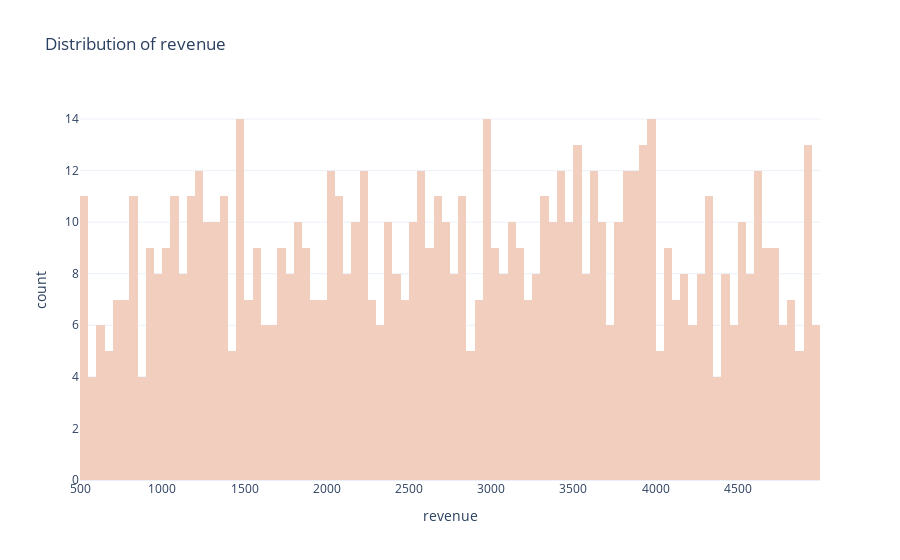

This figure's notebook cell:
### Markdown cell above
# Visualisation for the revenue generated by customers

### Code cell
fig= px.histogram(data,x="revenue",nbins=100,title="Distribution of revenue",color_discrete_sequence=["#F1CEBE"])
fig.show()

### Figure 1 — Plotly figure (JSON) as saved in the notebook; plotly's stock layout.template omitted (floating-point values rounded to 4 significant figures; data arrays with more than 128 entries replaced by an {"elided": "..."} marker saying what was removed)
{"data": [{"alignmentgroup": "True", "bingroup": "x", "hovertemplate": "revenue=%{x}<br>count=%{y}<extra></extra>", "legendgroup": "", "marker": {"color": "#F1CEBE", "pattern": {"shape": ""}}, "name": "", "nbinsx": 100, "offsetgroup": "", "orientation": "v", "showlegend": false, "type": "histogram", "x": {"elided": "800 int values"}, "xaxis": "x", "yaxis": "y"}], "layout": {"autosize": true, "barmode": "relative", "legend": {"tracegroupgap": 0}, "title": {"text": "Distribution of revenue"}, "xaxis": {"anchor": "y", "autorange": true, "domain": [0, 1], "range": [499.5, 5000.0], "title": {"text": "revenue"}, "type": "linear"}, "yaxis": {"anchor": "x", "autorange": true, "domain": [0, 1], "range": [0, 14.74], "title": {"text": "count"}}}}
